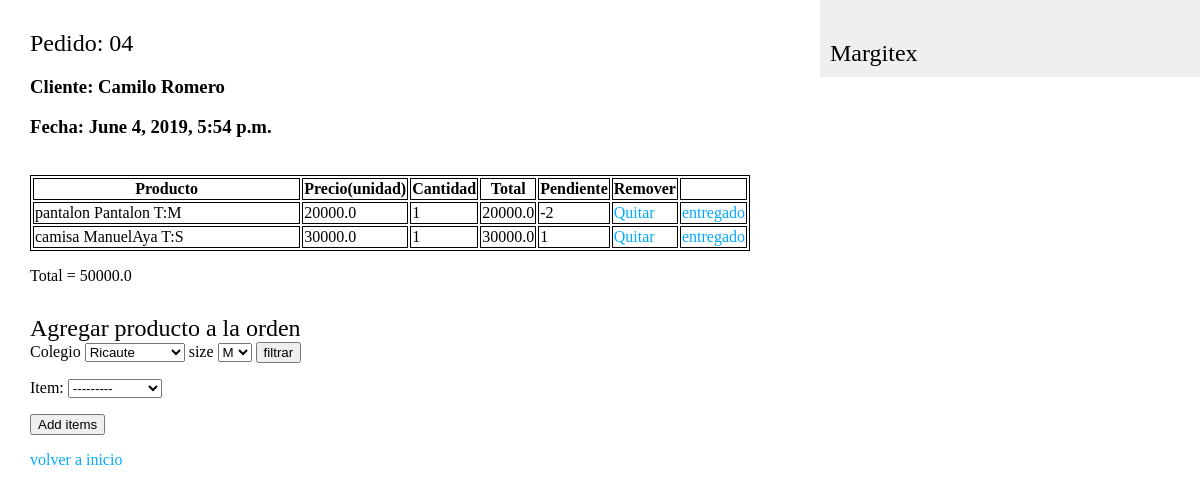
The page /mystore/4/ on the database its author committed.
### mystore/models.py (models this page shows, shortened)
class Order(models.Model):
    order = models.CharField(max_length=25)
    created = models.DateTimeField(auto_now_add=True)
    client = models.CharField(max_length=25)
    added_by = models.ForeignKey(User, on_delete=models.CASCADE)
    items = models.ManyToManyField('Item', through='Qty')
    comments = models.TextField(max_length=140)
    def add_all_items(self):
        cnt = 0
        for qty in self.qty_set.all():
            cnt += qty.add_same_items()
        return cnt

class Qty(models.Model):
    order = models.ForeignKey(Order, on_delete=models.CASCADE)
    item = models.ForeignKey(Item, on_delete=models.CASCADE)
    quantity = models.IntegerField(default=1)
    pending = models.IntegerField(default=1)
    total = models.IntegerField(default=0)
    def add_same_items(self):
        return  self.quantity * self.item.price

class Item(models.Model):
    name = models.CharField(max_length=25)
    size = models.CharField(max_length=25)
    price = models.FloatField(default=0)
    type = models.CharField(max_length=20)
    quantity = models.IntegerField(default=0)
    created = models.DateTimeField(auto_now_add=True)
    updated = models.DateTimeField(auto_now=True)
    institution = models.ForeignKey(Institution, on_delete=models.CASCADE, primary_key=False)
    code = models.CharField(max_length=25)
    class Meta:
        ordering = ('-created',)
    def __str__(self):
        return self.code

### mystore/views.py (the view, shortened to what this page needs)
# urls.py: path('<int:order_id>/', views.detail, name='detail'),
def detail(request, order_id, item_rmv=None, institution=None, size=None, item_dispatch=None, item_pending=None):
    order = get_object_or_404(Order, pk=order_id)
    if institution == None:
        response_page = HttpResponseRedirect(reverse('mystore:detail', args=(order.id,)))
    if item_dispatch != None:
        item_dispatched = order.qty_set.get(id=item_dispatch)
        if item_pending !=0:
            item_dispatched.pending -= 1
            item_dispatched.save()
        return response_page
    order_items_qty = order.qty_set.all()
    if request.method == 'POST':
        form = SelForm(request.POST)
        if form.is_valid():
            new_item = form.save(commit=False)
            item_form = new_item.item
            for qty in order_items_qty:
                if item_form == qty.item:
                    qty.quantity += 1
                    qty.pending +=1
                    qty.save()
                    order.save()
                    return response_page
            new_item.order = order
            new_item.save()
            return response_page
        else:
            try:
                institution = Institution.objects.get(pk=request.POST['inst'])
                size = request.POST['size']
            except (KeyError, Institution.DoesNotExist):
                form = SelForm()
                form.fields["item"].queryset = Item.objects.all()
            else:
                if size == None:
                    form.fields["item"].queryset = Item.objects.\
                        filter(institution=institution)
                    return HttpResponseRedirect(reverse('mystore:institution', args=(order.id,
                                                         institution)))
                else:
                    form = SelForm()
                    form.fields["item"].queryset = Item.objects. \
                        filter(institution=institution, size=size)
                    return HttpResponseRedirect(reverse('mystore:size', args=(order.id,
                                                                              institution,
                                                                              size)))
    else:
        if institution == None:
            form = SelForm()
    return render(request, 'mystore/detail.html', {'form': form,
                                                   'order': order,
                                                   'institution': institution},)

### mystore/forms.py
class SelForm(forms.ModelForm):
    class Meta:
        model = Qty
        fields = ('item',)

### mystore/models.py (called while the page is built)
    def __str__(self):
        return self.name

### mystore/templatetags/mystore_tags.py (called while the page is built)
@register.inclusion_tag('mystore/college_list.html')
def all_institutions():
    all_inst = Institution.objects.all()
    return {'all_inst': all_inst}

@register.inclusion_tag('mystore/size_list.html')
def all_sizes():
    sizes = Item.objects.order_by('size').values_list('size', flat=True).distinct()
    return {'sizes': sizes}

### mystore/templates/mystore/detail.html (shortened to what this page needs)
{% extends "mystore/base.html" %}
{% load mystore_tags %}
{% block content %}
<h2>Pedido: 0{{ order.id }}</h2>
<h3>Cliente: {{ order.client}}</h3>
<h3>Fecha: {{ order.created}}</h3>
<br>
<table>
    <tr>
        <th>Producto</th>
        <th>Precio(unidad)</th>
        <th>Cantidad</th>
        <th>Total</th>
        <th>Pendiente</th>
        <th>Remover</th>
        <th></th>
    </tr>
    {%for item_order in order.qty_set.all%}
    <tr>
        <td>{{item_order.item.type}} {{item_order.item.name}} T:{{item_order.item.size}} </td>
        <td>{{item_order.item.price}}</td>
        <td>{{ item_order.quantity }}</td>
        <td>{{item_order.add_same_items}}</td>
        <td>{{ item_order.pending }} </td>
        <td><a href="{% url 'mystore:item_removed' order.id item_order.id %}">Quitar</a></td>
        <td><a href="{% url 'mystore:item_dispatch' order.id item_order.id item_order.pending %}">entregado</a></td>
    </tr>
    {% endfor%}
</table>
<p>Total = {{ order.add_all_items}}</p>
<div>
    <h2>Agregar producto a la orden</h2>
    {% if institution %}
        <p>Flltro: {{ institution }}</p>
        <a href="{% url 'mystore:detail' order.id %}">limpiar filtro</a>
    {% else %}
        <form action="{% url 'mystore:detail' order.id %}" method="post">
            <label for="inst">Colegio</label>
            <select id="inst" name="inst">
                {% all_institutions %}
            </select>
            <label for="size">size</label>
            <select id="size" name="size">
                {% all_sizes %}
            </select>
            <input type="submit" value="filtrar">
        </form>
    {% endif %}
</div>
<form action="." method="post">
    {{ form.as_p }}
    <p><input type="submit" value="Add items"></p>
</form>
<a href="{% url 'mystore:index' %}"> volver a inicio</a>
{% endblock %}

### mystore/templates/mystore/base.html (shortened to what this page needs)
{% load mystore_tags%}
{% load static %}
<!DOCTYPE html>
<html>
    <head>
        <link href="{% static 'mystore/style.css' %}" rel="stylesheet">
    </head>
    <body>
        <div id="content">
            {% block content %}
            {% endblock %}
        </div>
        <div id="sidebar">
            <h2>Margitex</h2>
        </div>
    </body>
</html>

### mystore/templates/mystore/college_list.html
{%for cole in all_inst %}
    <option value="{{ cole }}">{{cole.name}}</option>
{% endfor %}

### mystore/templates/mystore/size_list.html
{%for size in sizes %}
    <option value="{{ size }}">{{size}}</option>
{% endfor %}

### mystore/static/mystore/style.css (style rules this page uses)
a { color:#00abff; text-decoration:none; }
body { margin:0; padding:0; font-family:helvetica, sans-serif; }
h2 { font-family:Georgia; font-weight:normal; margin:30px 0 0; }
#content { float:left; width:60%; padding:0 0 0 30px; font-family:Georgia; }
table, th, td { border: 1px solid black; width: 100%; }
#sidebar { float:right; width:30%; padding:10px; background:#efefef; height:100%; }

### rows shown on the page
Order: id "4", client "Camilo Romero", created "June 4, 2019, 5:54 p.m.", add_all_items "50000.0"
Qty: item.type "pantalon", item.name "Pantalon", item.size "M", item.price "20000.0", quantity "1", add_same_items "20000.0", pending "-2"
Qty: item.type "camisa", item.name "ManuelAya", item.size "S", item.price "30000.0", quantity "1", add_same_items "30000.0", pending "1"

### other values the page prints
form field inst "Ricaute"
form field size "M"
